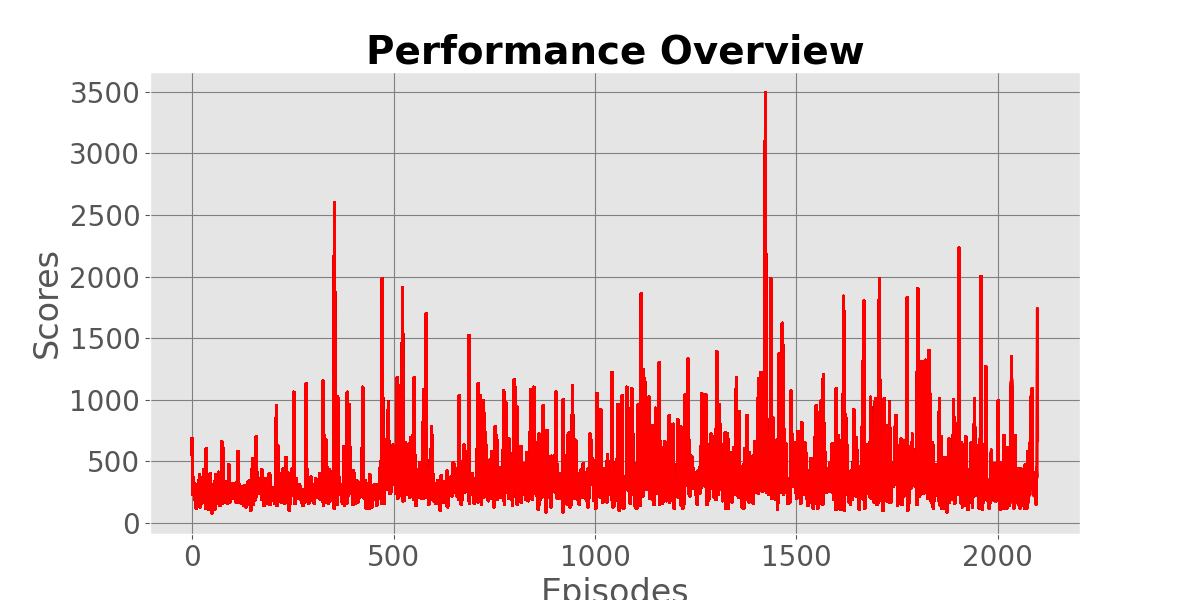

Generate this figure with Python:
import gymnasium as gym
import random
import numpy as np
from matplotlib import style
from  matplotlib import pylab
from collections import deque
import matplotlib.pyplot as plt
import ale_py
import tensorflow as tf
from tensorflow.keras.models import Sequential
from tensorflow.keras.layers import Dense, Activation, Flatten, Conv2D, MaxPooling2D, Input, Dropout, Reshape, Softmax
from tensorflow.keras.optimizers import Adam

plt.style.use('ggplot')
plt.rcParams["figure.figsize"] = (12,6)
load_model = False 

gym.register_envs(ale_py)

class Agent():
    def __init__(self, epsilon_decay, epsilon_min,
                       gamma, learning_rate, state_size, action_size,
                       batch_size, training_threshold, update_target_frequency,
                       # --- Categorical DQN parameters ---
                       num_atoms=51, v_min=-10.0, v_max=10.0):
        '''CREATING AND DEFINING BASIC PARAMETERS FOR TRAINING'''
        self.movement_penalty = -1
        # Epsilon Greedy
        self.epsilon = 1.0 # Start epsilon at 1 for new training
        self.epsilon_decay = epsilon_decay
        self.epsilon_min = epsilon_min
        # Discount factor
        self.gamma = gamma
        self.learning_rate = learning_rate
        # Environment dimensions
        self.state_size = state_size
        self.action_size = action_size
        # Training hyperparams
        self.batch_size = batch_size
        self.training_threshold = training_threshold
        self.update_target_frequency = update_target_frequency

        # --- Categorical DQN specific attributes ---
        self.num_atoms = num_atoms
        self.v_min = v_min
        self.v_max = v_max
        # Calculate atom values (support) and spacing
        self.z = np.linspace(self.v_min, self.v_max, self.num_atoms) # Atom values
        self.delta_z = (self.v_max - self.v_min) / (self.num_atoms - 1) # Distance between atoms
        # -----------------------------------------

         # Main Model (predicts and learns distributions)
        self.model = self.create_model()

         # Target Model (predicts target distributions)
        self.target_model = self.create_model()
        self.target_model.set_weights(self.model.get_weights())

        # Counter for updating the target network
        self.target_update_counter = 0

        # Replay Memory
        # Consider larger replay memory for more complex problems
        self.replay_memory = deque(maxlen=50000)

        if load_model:
            try:
                # Make sure the path is correct and matches the new model architecture
                self.model.load_weights("./Categorical_DDQN_PACMAN.weights.h5") # Use a new file name
                self.target_model.set_weights(self.model.get_weights()) # Sync target model on load
                print("Model weights loaded successfully.")
                # Adjust epsilon if loading a trained model
                self.epsilon = self.epsilon_min # Example: start greedy if loaded
            except Exception as e:
                print(f"Error loading model weights: {e}. Starting from scratch.")


    def update_replay_memory(self, state, action, reward, next_state, done):
        '''UPDATING REPLAY MEMORY'''
        # Store experiences in replay memory
        self.replay_memory.append((state, action, reward, next_state, done))
        # Note: Epsilon decay is often done after a training step or episode end

    def create_model(self):
        '''CREATING THE CATEGORICAL NEURAL NETWORK'''
        model = Sequential()
        model.add(Input(shape=(self.state_size,)))
        model.add(Dense(128, activation="relu"))
        model.add(Dropout(0.4))
        model.add(Dense(128, activation="relu"))
        model.add(Dropout(0.2))
        model.add(Dense(128, activation="relu")) # Last shared layer

        # Output layer produces logits for each atom for each action
        # Shape: (batch_size, action_size * num_atoms)
        model.add(Dense(self.action_size * self.num_atoms))

        # Reshape to (batch_size, action_size, num_atoms) to apply Softmax per action
        model.add(Reshape((self.action_size, self.num_atoms)))

        # Apply Softmax activation across the atoms dimension (axis=2) for each action
        model.add(Softmax(axis=2))

        # Compile using categorical cross-entropy
        model.compile(optimizer=Adam(learning_rate=self.learning_rate), loss='categorical_crossentropy')
        # model.summary() # Optional: print model structure
        return model

    def select_action(self, state):
        '''DEFINING EPSILON GREEDY STRATEGY based on EXPECTED Q-value'''
        # Reshape state if necessary
        if state.ndim == 1:
            state = np.reshape(state, [1, self.state_size])

        if np.random.rand() > self.epsilon:
            # Predict probability distributions for all actions
            # Output shape: (1, action_size, num_atoms)
            action_dist = self.model.predict(state, verbose=0)[0] # Get the distribution for the single state

            # Calculate expected Q-value for each action
            # Q(s,a) = Σ [ p(s,a,zᵢ) * zᵢ ]
            expected_q_values = np.sum(action_dist * self.z, axis=1) # Sum over atoms dimension

            # Choose action with highest expected Q-value
            return np.argmax(expected_q_values)
        else:
            # Explore: choose a random action
            return np.random.randint(0, self.action_size)

    def train_agent(self):
        '''TRAINING AGENT using Categorical Double DQN'''
        if len(self.replay_memory) < self.training_threshold:
            return None # Not enough samples to train yet

        # Sample a minibatch from replay memory
        batch_size = min(self.batch_size, len(self.replay_memory))
        minibatch = random.sample(self.replay_memory, batch_size)

        observations = np.zeros((batch_size, self.state_size))                    
        next_observations = np.zeros((batch_size, self.state_size))

        actions = []
        rewards = [] 
        dones = []
        
        for sample_index in range(self.batch_size):
            observations[sample_index] = minibatch[sample_index][0]                       
            actions.append(minibatch[sample_index][1])
            rewards.append(minibatch[sample_index][2])
            next_observations[sample_index] = minibatch[sample_index][3]
            dones.append(minibatch[sample_index][4])

        # --- Categorical Double DQN Update ---
        # 1. Predict distributions for next_observations with BOTH models
        # Output shape: (batch_size, action_size, num_atoms)
        next_dist_main = self.model.predict(next_observations, verbose=0)
        next_dist_target = self.target_model.predict(next_observations, verbose=0)

        # 2. Calculate expected Q-values for next_observations using MAIN model's distributions
        # Used to select the best next action (Double DQN part)
        next_q_main = np.sum(next_dist_main * self.z, axis=2) # Shape: (batch_size, action_size)

        # 3. Select best next actions 'a_prime' using MAIN model's Q-values
        action_primes = np.argmax(next_q_main, axis=1) # Shape: (batch_size,)

        # 4. Prepare target distribution array
        # This will hold the projected distributions for the actions actually taken
        target_distributions = np.zeros((batch_size, self.num_atoms)) # Shape: (batch_size, num_atoms)

        # 5. Calculate target distributions for each sample in the batch
        for i in range(batch_size):
            if dones[i]:
                # If terminal state, target distribution is centered on the reward
                Tz = np.clip(rewards[i], self.v_min, self.v_max) # Clip reward to be within support
                bj = (Tz - self.v_min) / self.delta_z # Calculate index in support
                l, u = np.floor(bj).astype(int), np.ceil(bj).astype(int)
                # Distribute probability 1 to closest atoms
                if l == u: # If Tz falls exactly on an atom
                    target_distributions[i, l] = 1.0
                else: # Distribute linearly
                    target_distributions[i, l] = (u - bj)
                    target_distributions[i, u] = (bj - l)
            else:
                # If not terminal, project the TARGET model's distribution for action_prime
                dist_target_prime = next_dist_target[i, action_primes[i], :] # Distribution for best next action from target net

                # Project each atom: Tz = r + gamma * z_j
                for j in range(self.num_atoms):
                    Tz_j = rewards[i] + self.gamma * self.z[j]
                    Tz_j = np.clip(Tz_j, self.v_min, self.v_max) # Clip projected value
                    bj = (Tz_j - self.v_min) / self.delta_z # Calculate index in support
                    l, u = np.floor(bj).astype(int), np.ceil(bj).astype(int)

                    # Distribute probability p_j from target distribution onto atoms l and u
                    prob_j = dist_target_prime[j]
                    if l == u: # If Tz_j falls exactly on an atom
                         target_distributions[i, l] += prob_j
                    else: # Distribute linearly
                        target_distributions[i, l] += prob_j * (u - bj)
                        target_distributions[i, u] += prob_j * (bj - l)

        # Ensure target distributions sum to 1 (handle potential floating point inaccuracies)
        target_distributions /= np.sum(target_distributions, axis=1, keepdims=True)
        # Replace nan that may occur from division by zero if a distribution sums to zero (shouldn't happen with correct projection)
        target_distributions = np.nan_to_num(target_distributions)


        # 6. Train the main model
        # We need to provide the target distributions ONLY for the actions that were taken.
        # Keras's categorical_crossentropy expects the target to have the same shape as the output.
        # We create a target tensor of shape (batch_size, action_size, num_atoms)
        # where only the slice corresponding to the action taken contains the calculated target distribution.

        # Get current predictions to use as a base (for actions not taken)
        # Alternatively, use zeros, as loss is calculated only for the action taken usually.
        # Using zeros might be safer and simpler depending on Keras backend details.
        labels = np.zeros_like(next_dist_main) # Shape: (batch_size, action_size, num_atoms)

        # Assign the calculated target distributions to the actions taken
        # This uses integer array indexing
        labels[np.arange(batch_size), actions, :] = target_distributions

        # Train the main model
        self.model.fit(observations, labels, batch_size=batch_size, verbose=0)

        # --- Target Network Update ---
        self.target_update_counter += 1
        if self.target_update_counter >= self.update_target_frequency:
            self.target_model.set_weights(self.model.get_weights())
            self.target_update_counter = 0

        # --- Epsilon Decay ---
        if self.epsilon > self.epsilon_min:
            self.epsilon *= self.epsilon_decay

num_episodes= 2100                          
epsilon_decay = 0.999998                   
epsilon_min = 0.1                 
gamma = 0.99
learning_rate = 0.000001        
batch_size = 64
training_threshold = 1000 
update_target_every = 10
load_model = True          

if __name__ == '__main__':
    with tf.device('/device:GPU:0'):
        
        env = gym.make('ALE/MsPacman-ram-v5')
        env.reset() 
        action_size = env.action_space.n
        state_size = env.observation_space.shape[0]
        agent = Agent(epsilon_decay, epsilon_min, 
                      gamma, learning_rate, state_size, 
                      action_size, batch_size, training_threshold,
                      update_target_every)

        scores = []
        eps_plot = []
        episodes = []
        rewards_lst = []

        for episode in range(num_episodes):
            done = False
            score = 0
            state = env.reset()
            state = np.reshape(state[0], [1, state_size])                                      
            lives = 3
            while not done:
                dead = False
                while not dead:
                    # env.render()
                    action = agent.select_action(state)
                    
                    next_state, reward, done, truncated, info = env.step(action)                       
                    next_state = np.reshape(next_state, [1, state_size])                    
                    
                    agent.update_replay_memory(state, action, reward, next_state, done)
                    agent.train_agent()
                    
                    state = next_state
                    score += reward
                    dead = info['lives']<lives
                    lives = info['lives']
                    
                    if dead:
                        reward = -100
                    else:
                        if reward ==0:
                            reward = agent.movement_penalty
                        else:
                            reward = reward
                            
                if done:
                    scores.append(score)
                    episodes.append(episode)
                    pylab.plot(episodes, scores, 'red', linewidth=2)
                    plt.xlabel("Episodes",size=24)
                    plt.ylabel("Scores",size=24)
                    plt.xticks(size=20)
                    plt.yticks(size=20)
                    pylab.title("Performance Overview",size=28,fontweight="bold")
                    plt.grid(True,color="gray")
                    pylab.savefig("final_version_v2.png")
                    
                    print("Episode:", episode, "-----Score:", score,"-----Epsilon:", agent.epsilon)

            if (episode % 25 == 0):
                agent.model.save_weights("./Deep Q-Learning - PACMAN/trial_v2_06.weights.h5")
                print("Saved model to disk")

        for i in scores:
            print(i)

